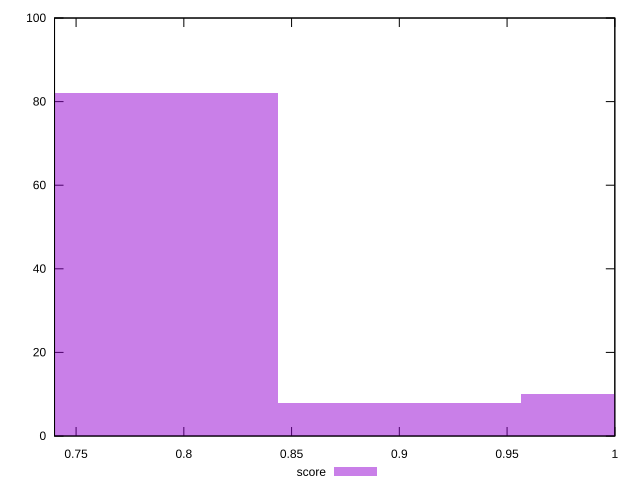

This chart was generated by the following gnuplot code:
reset

$score <<EOF
0.9000428532347056 8
0.7875374965803674 82
1.0125482098890437 10
EOF

set key outside below
set boxwidth 0.1125053566543382
set xrange [0.74:1]
set yrange [0:100]
set trange [0:100]
set style fill transparent solid 0.5 noborder
set terminal svg size 640, 490 enhanced background rgb 'white'
set output "reprap/uses-rel-preconnect/samples/pages+cached/score/histogram.svg"

plot $score title "score" with boxes

reset
